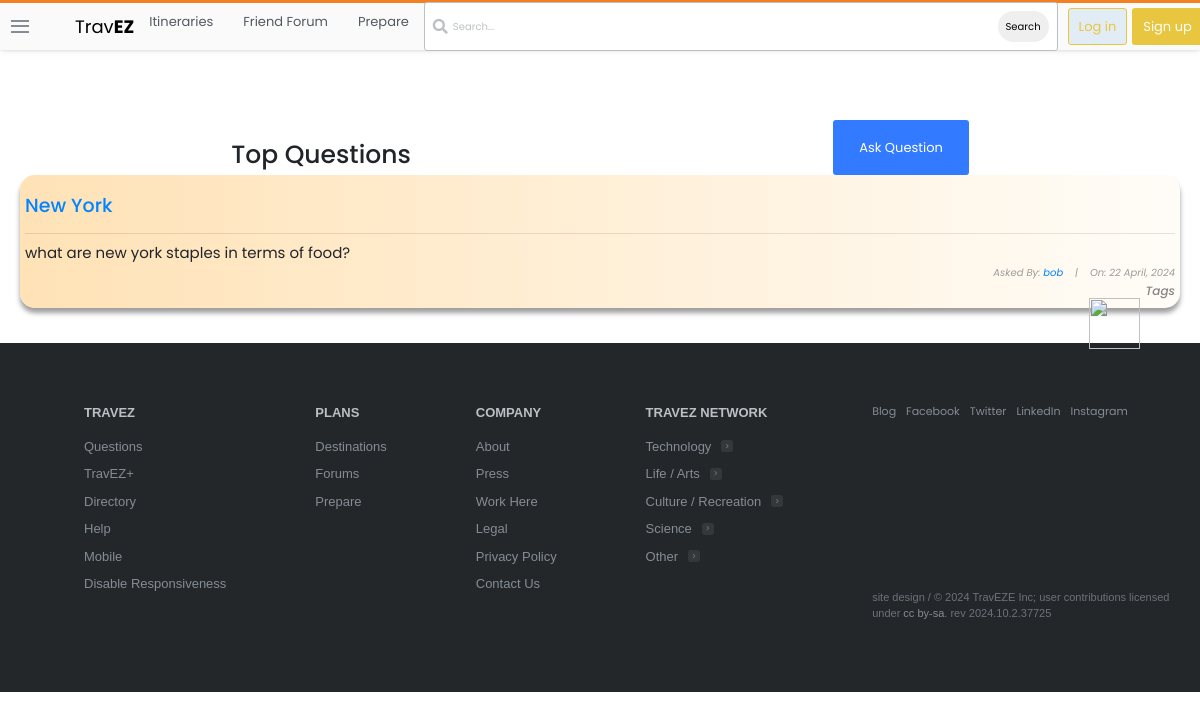
Screenshot of /questions/ with the database file from the repository.
### prepare/models.py (models this page shows, shortened)
class Question(models.Model):
    user = models.ForeignKey(User, on_delete=models.CASCADE)
    title = models.CharField(max_length=10000)
    content = RichTextField()
    likes = models.ManyToManyField(User, related_name='question_post')
    date_created = models.DateTimeField(default=timezone.now)

### prepare/views.py (the view)
# urls.py: path('questions/', views.QuestionListView.as_view(), name="question-lists"),
class QuestionListView(ListView):
    model = Question
    context_object_name = 'questions'
    ordering = ['-date_created']
    def get_context_data(self, **kwargs):
        context = super().get_context_data(**kwargs)
        search_input = self.request.GET.get('search-area') or ""
        if search_input:
            context['questions'] = context['questions'].filter(title__icontains = search_input)
            context['search_input'] = search_input
        return context

### templates/prepare/question_list.html (shortened to what this page needs)
{% extends 'base.html' %}
{% block content %}
<!DOCTYPE html>
<html lang="en">
<head>
</head>
<body>
    <div class="container">
        <div id="sub-nav">
            <h1 id="fh1">Top Questions</h1>
            {% if user.is_authenticated %}
            <button class="btn" id="logout-btn"><a id="fa" href="{% url 'prepare:question-create'%}" style="color: white; text-decoration: none;">Ask Question</a></button>
            {% else %}
            <button class="btn" id="logout-btn"><a id="fa" href="{% url 'login' %}" style="color: white; text-decoration: none;">Ask Question</a></button>
            {% endif %}
        </div>
        <div class="list-question">
            <div class="questions">
                {% for question in questions %}
                <div class="container" style="background: linear-gradient(to right, rgb(255, 226, 182), rgba(255, 166, 0, 0.027)); padding: 5px; box-shadow: rgba(0, 0, 0, 0.383) 0px 5px 5px 0px; border-radius: 15px;" >
                    <div id="title-sec" style="display: flex; align-items: center;">
                        <h3 id="fh3"><a href="{% url 'prepare:question-detail' question.id%}">{{ question.title }}</a></h3>
                    </div>
                    <hr>
                    {% if question.content|wordcount <= 10 %}
                    <h6 id="fh6" style="text-align: left;">{{ question.content}}</h6>
                    {% else %}
                    <h6 id="fh6" style="text-align: left;">{{ question.content|truncatewords:10}} <a href="{% url 'prepare:question-detail' question.id%}">Read More</a></h6>
                    {% endif %}
                    <h6 id="fh6" style="font-size: 10px; font-style: italic; color: rgb(155, 155, 155);">Asked By: <a href="{% url 'profile' %}">{{ question.user }}</a>&nbsp;&nbsp;&nbsp; |&nbsp;&nbsp;&nbsp; On: {{question.date_created|date:"j F, Y"}}</h6>
                    <h5 style="text-align: right; font-size: 12px; font-style: italic;">Tags</h5>
                </div> <br>
                {% endfor %}
            </div>
        </div>
    </div>
</body>
</html>
{% endblock content %}

### static/main.css (style rules this page uses)
:root { --white: #fff; --black: #0c0d0e; --orange: #f48024; --yellow: #fbf2d4; --green: #5eba7d; --blue: #0077cc; --powder: #e1ecf4; --red: #d1383d; --black-025: #fafafb; --black-050: #eff0f1; --black-075: #e4e6e8; --black-100: #d6d9dc; --black-150: #c8ccd0; --black-200: #bbc0c4; --black-300: #9fa6ad; --black-350: #9199a1; --black-400: #848d95; --black-500: #6a737c; --black-600: #535a60; --black-700: #3c4146; --black-750: #2f3337; --black-800: #242729; --black-900: #0c0d0e; --orange-050: #fff7f2; --orange-100: #fee3cf; --orange-200: #fcd0ad; --orange-300: #f7aa6d; --orange-400: #f48024; --orange-500: #f2720c; --orange-600: #da670b; --orange-700: #bd5c00; --orange-800: #a35200; --orange-900: #874600; --blue-050: #f2f9ff; --blue-100: #cfeafe; --blue-200: #addafc; --blue-300: #6cbbf7; --blue-400: #379fef; --blue-500: #0095ff; --blue-600: #0077cc; --blue-700: #0064bd; --blue-800: #0054a3; --blue-900: #004487; --powder-050: #f4f8fb; --powder-100: #e1ecf4; --powder-200: #d1e5f1; --powder-300: #b3d3ea; --powder-400: #a0c7e4; --powder-500: #7aa7c7; --powder-600: #5b8db1; --powder-700: #39739d; --powder-800: #2c5777; --powder-900: #1e3c52; --green-025: #eef8f1; --green-050: #dcf0e2; --green-100: #cae8d4; --green-200: #a6d9b7; --green-300: #82ca9a; --green-400: #5eba7d; --green-500: #48a868; --green-600: #3d8f58; --green-700: #2f6f44; --green-800: #29603b; --green-900: #1e472c; --yellow-050: #fdf7e3; --yellow-100: #fbf2d4; --yellow-200: #f1e5bc; --yellow-300: #e6d178; --yellow-400: #e9c63f; --yellow-500: #ddb624; --yellow-600: #cea51b; --yellow-700: #b89516; --yellow-800: #9f8010; --yellow-900: #826a0b; --red-050: #fdf3f4; --red-100: #f9d3d7; --red-200: #f4b4bb; --red-300: #e87c87; --red-400: #de535e; --red-500: #d1383d; --red-600: #c02d2e; --red-700: #ac2726; --red-800: #942121; --red-900: #7a1819; --gold: #ffcc01; --gold-lighter: #fff4d1; --gold-darker: #f1b600; --silver: #b4b8bc; --silver-lighter: #e8e8e8; --silver-darker: #9a9c9f; --bronze: #caa789; --bronze-lighter: #f2e9e1; --bronze-darker: #ab825f; --fc-dark: #0c0d0e; --fc-medium: #3c4146; --fc-light: #6a737c; --focus-ring: rgba(0,149,255,0.15); --focus-ring-success: rgba(166,217,183,0.4); --focus-ring-warning: rgba(233,198,63,0.4); --focus-ring-error: rgba(192,45,46,0.15); --focus-ring-muted: rgba(36,39,41,0.1); --bs-sm: 0 1px 2px rgba(0,0,0,0.05),0 1px 4px rgba(0,0,0,0.05),0 2px 8px rgba(0,0,0,0.05); --bs-md: 0 1px 3px rgba(0,0,0,0.06),0 2px 6px rgba(0,0,0,0.06),0 3px 8px rgba(0,0,0,0.09); --bs-lg: 0 1px 4px rgba(0,0,0,0.09),0 3px 8px rgba(0,0,0,0.09),0 4px 13px rgba(0,0,0,0.13); --scrollbar: rgba(0,0,0,0.2); --highlight-bg: #f6f6f6; --highlight-color: #2f3337; --highlight-comment: #656e77; --highlight-punctuation: var(--black-600); --highlight-namespace: #b75501; --highlight-attribute: #015692; --highlight-literal: #b75501; --highlight-symbol: #803378; --highlight-keyword: #015692; --highlight-variable: #54790d; --highlight-addition: #2f6f44; --highlight-deletion: #c02d2e; --dark-blue:#2b2d6e; --magnolia:#f7f6f9; }
*, *::before, *::after { margin: 0; padding: 0; box-sizing: border-box; }
html { font-family: Arial, "Helvetica Neue", Helvetica, sans-serif; font-size: 10px; color: var(--black-800); }
.container { width: 100%; max-width: 126.4rem; margin: 0 auto; padding: 0 1.5rem; }
a { text-decoration: none; color: var(--yellow-400); cursor: pointer; }
.btn { text-align: center; font-size: 1.3rem; border-radius: 3px; transition: all 0.5s; padding: 1.3rem 2.5rem; }
.container { max-width: 1200px; margin: 0 auto; padding: 20px; }

### templates/prepare/question_list.html (style rules this page uses)
body { margin-top: 100px; font-family: 'Poppins', sans-serif; }
#fh1 { margin-top: 20px; }
#sub-nav { display: flex; justify-content: space-around; }
#logout-btn { background-color: rgb(50, 122, 255); }
#fh3 { text-align: left; font-size: 19px; padding-top: 15px; }
#fh6 { text-align: right; font-size: 15px; font-weight: normal; }
a { color: rgb(0, 132, 255); }
h5 { color: rgb(133, 133, 133); }

### rows the page displays
Question: title "New York", content "what are new york staples in terms of food?", user "bob", date_created "22 April, 2024"
